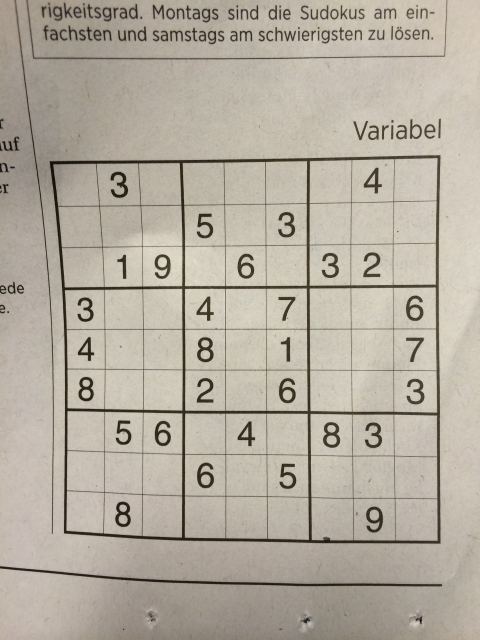
#> input picture test_images/other-sudoku.jpg, 960 x 1280 px (shown at 1/2 size)
$ python solver.py
#> lines starting #> are read from the running program, lines starting #| are printed output that depends on the picture; after the words box and inside, x2 and y2 are one past the last pixel; in counts of white or black regions, pixels touching at a corner belong together
### functions/utils.py
import cv2
import operator
import numpy as np
#from matplotlib import pyplot as plt


# [70 lines left out: functions plot_many_images, show_image, show_digits, convert_when_colour, display_points, display_rects and 1 more, not called in this run]


def pre_process_image(img, skip_dilate=False):
    """Uses a blurring function, adaptive thresholding and dilation to expose the main features of an image."""

    # Gaussian blur with a kernal size (height, width) of 9.
    # Note that kernal sizes must be positive and odd and the kernel must be square.
    proc = cv2.GaussianBlur(img.copy(), (9, 9), 0)

    # Adaptive threshold using 11 nearest neighbour pixels
    proc = cv2.adaptiveThreshold(proc, 255, cv2.ADAPTIVE_THRESH_GAUSSIAN_C, cv2.THRESH_BINARY, 11, 2)

    # Invert colours, so gridlines have non-zero pixel values.
    # Necessary to dilate the image, otherwise will look like erosion instead.
    proc = cv2.bitwise_not(proc, proc)

    if not skip_dilate:
        # Dilate the image to increase the size of the grid lines.
        kernel = np.array([[0., 1., 0.], [1., 1., 1.], [0., 1., 0.]], np.uint8)
        proc = cv2.dilate(proc, kernel)

    return proc


def find_corners_of_largest_polygon(img):
    """Finds the 4 extreme corners of the largest contour in the image."""
    contours, h = cv2.findContours(img.copy(), cv2.RETR_EXTERNAL, cv2.CHAIN_APPROX_SIMPLE)  # Find contours
    contours = sorted(contours, key=cv2.contourArea, reverse=True)  # Sort by area, descending
    polygon = contours[0]  # Largest image

    # Use of `operator.itemgetter` with `max` and `min` allows us to get the index of the point
    # Each point is an array of 1 coordinate, hence the [0] getter, then [0] or [1] used to get x and y respectively.

    # Bottom-right point has the largest (x + y) value
    # Top-left has point smallest (x + y) value
    # Bottom-left point has smallest (x - y) value
    # Top-right point has largest (x - y) value
    bottom_right, _ = max(enumerate([pt[0][0] + pt[0][1] for pt in polygon]), key=operator.itemgetter(1))
    top_left, _ = min(enumerate([pt[0][0] + pt[0][1] for pt in polygon]), key=operator.itemgetter(1))
    bottom_left, _ = min(enumerate([pt[0][0] - pt[0][1] for pt in polygon]), key=operator.itemgetter(1))
    top_right, _ = max(enumerate([pt[0][0] - pt[0][1] for pt in polygon]), key=operator.itemgetter(1))

    # Return an array of all 4 points using the indices
    # Each point is in its own array of one coordinate
    return [polygon[top_left][0], polygon[top_right][0], polygon[bottom_right][0], polygon[bottom_left][0]]


def distance_between(p1, p2):
    """Returns the scalar distance between two points"""
    a = p2[0] - p1[0]
    b = p2[1] - p1[1]
    return np.sqrt((a ** 2) + (b ** 2))


def crop_and_warp(img, crop_rect):
    """Crops and warps a rectangular section from an image into a square of similar size."""

    # Rectangle described by top left, top right, bottom right and bottom left points
    top_left, top_right, bottom_right, bottom_left = crop_rect[0], crop_rect[1], crop_rect[2], crop_rect[3]

    # Explicitly set the data type to float32 or `getPerspectiveTransform` will throw an error
    src = np.array([top_left, top_right, bottom_right, bottom_left], dtype='float32')

    # Get the longest side in the rectangle
    side = max([
        distance_between(bottom_right, top_right),
        distance_between(top_left, bottom_left),
        distance_between(bottom_right, bottom_left),
        distance_between(top_left, top_right)
    ])

    # Describe a square with side of the calculated length, this is the new perspective we want to warp to
    dst = np.array([[0, 0], [side - 1, 0], [side - 1, side - 1], [0, side - 1]], dtype='float32')

    # Gets the transformation matrix for skewing the image to fit a square by comparing the 4 before and after points
    m = cv2.getPerspectiveTransform(src, dst)

    # Performs the transformation on the original image
    return cv2.warpPerspective(img, m, (int(side), int(side)))


def infer_grid(img):
    """Infers 81 cell grid from a square image."""
    squares = []
    side = img.shape[:1]
    side = side[0] / 9

    # Note that we swap j and i here so the rectangles are stored in the list reading left-right instead of top-down.
    for j in range(9):
        for i in range(9):
            p1 = (i * side, j * side)  # Top left corner of a bounding box
            p2 = ((i + 1) * side, (j + 1) * side)  # Bottom right corner of bounding box
            squares.append((p1, p2))
    return squares


def cut_from_rect(img, rect):
    """Cuts a rectangle from an image using the top left and bottom right points."""
    return img[int(rect[0][1]):int(rect[1][1]), int(rect[0][0]):int(rect[1][0])]


def scale_and_centre(img, size, margin=0, background=0):
    """Scales and centres an image onto a new background square."""
    h, w = img.shape[:2]

    def centre_pad(length):
        """Handles centering for a given length that may be odd or even."""
        if length % 2 == 0:
            side1 = int((size - length) / 2)
            side2 = side1
        else:
            side1 = int((size - length) / 2)
            side2 = side1 + 1
        return side1, side2

    def scale(r, x):
        return int(r * x)

    if h > w:
        t_pad = int(margin / 2)
        b_pad = t_pad
        ratio = (size - margin) / h
        w, h = scale(ratio, w), scale(ratio, h)
        l_pad, r_pad = centre_pad(w)
    else:
        l_pad = int(margin / 2)
        r_pad = l_pad
        ratio = (size - margin) / w
        w, h = scale(ratio, w), scale(ratio, h)
        t_pad, b_pad = centre_pad(h)

    # img = cv2.resize(img, (w, h))
    #img = cv2.copyMakeBorder(img, t_pad, b_pad, l_pad, r_pad, cv2.BORDER_CONSTANT, None, background)
    return cv2.resize(img, (size,size))


def find_largest_feature(inp_img, scan_tl=None, scan_br=None):
    """
    Uses the fact the `floodFill` function returns a bounding box of the area it filled to find the biggest
    connected pixel structure in the image. Fills this structure in white, reducing the rest to black.
    """
    img = inp_img.copy()  # Copy the image, leaving the original untouched
    height, width = img.shape[:2]

    max_area = 0
    seed_point = (None, None)

    if scan_tl is None:
        scan_tl = [0, 0]

    if scan_br is None:
        scan_br = [width, height]

    # Loop through the image
    for x in range(scan_tl[0], scan_br[0]):
        for y in range(scan_tl[1], scan_br[1]):
            # Only operate on light or white squares
            if img.item(y, x) == 255 and x < width and y < height:  # Note that .item() appears to take input as y, x
                area = cv2.floodFill(img, None, (x, y), 64)
                if area[0] > max_area:  # Gets the maximum bound area which should be the grid
                    max_area = area[0]
                    seed_point = (x, y)

    # Colour everything grey (compensates for features outside of our middle scanning range
    for x in range(width):
        for y in range(height):
            if img.item(y, x) == 255 and x < width and y < height:
                cv2.floodFill(img, None, (x, y), 64)

    mask = np.zeros((height + 2, width + 2), np.uint8)  # Mask that is 2 pixels bigger than the image

    # Highlight the main feature
    if all([p is not None for p in seed_point]):
        cv2.floodFill(img, mask, seed_point, 255)

    top, bottom, left, right = height, 0, width, 0

    for x in range(width):
        for y in range(height):
            if img.item(y, x) == 64:  # Hide anything that isn't the main feature
                cv2.floodFill(img, mask, (x, y), 0)

            # Find the bounding parameters
            if img.item(y, x) == 255:
                top = y if y < top else top
                bottom = y if y > bottom else bottom
                left = x if x < left else left
                right = x if x > right else right

    bbox = [[left, top], [right, bottom]]
    return img, np.array(bbox, dtype='float32'), seed_point


def extract_digit(img, rect, size):
    """Extracts a digit (if one exists) from a Sudoku square."""

    digit = cut_from_rect(img, rect)  # Get the digit box from the whole square

    # Use fill feature finding to get the largest feature in middle of the box
    # Margin used to define an area in the middle we would expect to find a pixel belonging to the digit
    h, w = digit.shape[:2]
    margin = int(np.mean([h, w]) / 2.5)
    _, bbox, seed = find_largest_feature(digit, [margin, margin], [w - margin, h - margin])
    digit = cut_from_rect(digit, bbox)

    # Scale and pad the digit so that it fits a square of the digit size we're using for machine learning
    w = bbox[1][0] - bbox[0][0]
    h = bbox[1][1] - bbox[0][1]

    # Ignore any small bounding boxes
    if w > 0 and h > 0 and (w * h) > 100 and len(digit) > 0:
        return  scale_and_centre(digit, size, 4)
    else:
        return np.zeros((size, size), np.uint8)


def get_digits(img, squares, size):
    """Extracts digits from their cells and builds an array"""
    digits = []
    img = pre_process_image(img.copy(), skip_dilate=True)
    for square in squares:
        digits.append(extract_digit(img, square, size))

    # print("#################### : ")
    # for i in digits:
    # 	print(i)

    return digits


def get_possible(digits):
	"""Filter out the cells having some number printed for applying CNN"""
	cnn_verdict = []
	for digit in digits:
		if np.count_nonzero(digit) > 50:
			cnn_verdict.append((digit, 1))
		else:
			cnn_verdict.append((digit, 0))
	return cnn_verdict


def show_matrix(cnn_verdict):
    for block in cnn_verdict:
        print(block[1])

### functions/cnn.py
from tensorflow.keras.models import model_from_json

def get_trained_model():

    json_file = open('./CNN_Model_Parameters/mnist_model.json', 'r')
    loaded_model_json = json_file.read()
    json_file.close()
    loaded_model = model_from_json(loaded_model_json)

    loaded_model.load_weights("./CNN_Model_Parameters/mnist_model.h5")
    #print("Loaded model from disk")

    #print(loaded_model.predict(img.reshape(28,28,1)))
    return loaded_model


#get_trained_model()

### solver.py
#from .functions.utils import *
#from .functions.cnn import *
import functions as f
import numpy as np
import cv2
import os

def generate_matrix(cnn_verdict):
    model = f.get_trained_model()
    arr = [[0, 0, 0, 0, 0, 0, 0, 0, 0],
     [0, 0, 0, 0, 0, 0, 0, 0, 0],
     [0, 0, 0, 0, 0, 0, 0, 0, 0],
     [0, 0, 0, 0, 0, 0, 0, 0, 0],
     [0, 0, 0, 0, 0, 0, 0, 0, 0],
     [0, 0, 0, 0, 0, 0, 0, 0, 0],
     [0, 0, 0, 0, 0, 0, 0, 0, 0],
     [0, 0, 0, 0, 0, 0, 0, 0, 0],
     [0, 0, 0, 0, 0, 0, 0, 0, 0]]
    for i in range(9):
        for j in range(9):
            if cnn_verdict[9*i + j][1]:
                img = cnn_verdict[9*i + j][0]/255
                a = model.predict(img.reshape(1,28,28,1))
                if (np.argmax(a)==0):
                    print(a)
                    a[0][0]=0
                arr[i][j] = np.argmax(a)

    return arr


def main():

    path = os.path.abspath('./test_images/other-sudoku.jpg')
    original = cv2.imread(path, cv2.IMREAD_GRAYSCALE)
#> original: shape (1280, 960); min 4, max 231, mean 173.8
    processed = f.pre_process_image(original)
#> in pre_process_image, `proc = cv2.adaptiveThreshold(proc, 255, cv2.ADAPTIVE_THRESH_GAUSSIAN_C..`:
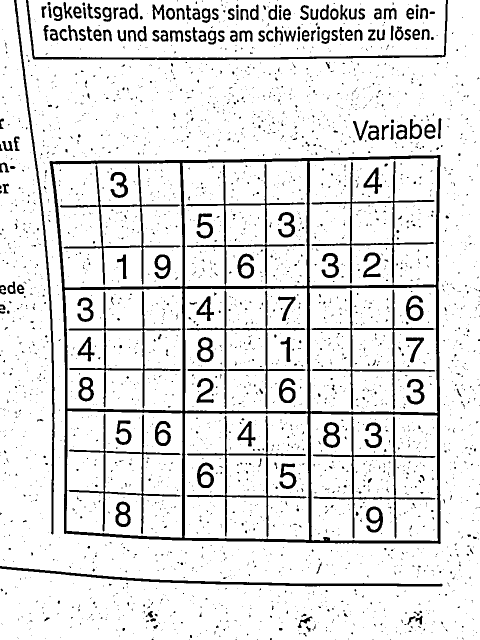
#> proc: shape (1280, 960) (shown at 1/2 size); 88.9% white; 3222 black regions (2985 under 20 px), largest, box (x1, y1, x2, y2) and area: (99, 310, 882, 1088) 34326, (52, 0, 896, 120) 4567, (0, 1132, 885, 1173) 4567
#> in pre_process_image, `proc = cv2.dilate(proc, kernel)`:
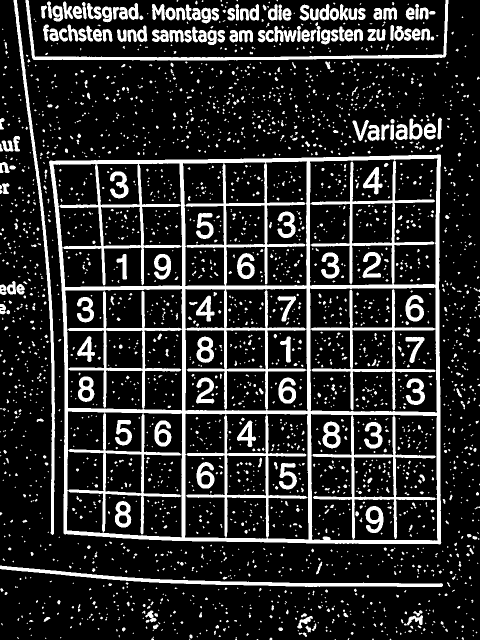
#> proc: shape (1280, 960) (shown at 1/2 size); 17.2% white; 2801 white regions (2027 under 20 px)
    corners = f.find_corners_of_largest_polygon(processed)
#> in find_corners_of_largest_polygon, `contours, h = cv2.findContours(img.copy(), cv2.RETR_EXTERNAL, cv2.CHAI..`: contours = 1581 contours, 1345 with area under 20; largest, box (x1, y1, x2, y2) and area: (98, 309, 883, 1089) 579204, (51, 0, 897, 121) 5610, (27, 0, 110, 1070) 5510, (0, 1131, 886, 1174) 5450, (818, 237, 845, 280) 740; h = 1581 rows, first 6: [1, -1, -1, -1], [2, 0, -1, -1], [3, 1, -1, -1], [4, 2, -1, -1], [5, 3, -1, -1], [6, 4, -1, -1]
#> in find_corners_of_largest_polygon, `polygon = contours[0]`: polygon = contour of 258 points, box (x1, y1, x2, y2) (98, 309, 883, 1089), area 579204
#> in find_corners_of_largest_polygon, `bottom_right, _ = max(enumerate([pt[0][0] + pt[0][1] for pt in polygon..`: bottom_right = 206
#> in find_corners_of_largest_polygon, `top_left, _ = min(enumerate([pt[0][0] + pt[0][1] for pt in polygon]), ..`: top_left = 50
#> in find_corners_of_largest_polygon, `bottom_left, _ = min(enumerate([pt[0][0] - pt[0][1] for pt in polygon]..`: bottom_left = 132
#> in find_corners_of_largest_polygon, `top_right, _ = max(enumerate([pt[0][0] - pt[0][1] for pt in polygon]),..`: top_right = 256
#> corners = [[100, 321], [881, 310], [880, 1088], [127, 1066]]
    cropped = f.crop_and_warp(original, corners)
#> in crop_and_warp, `top_left, top_right, bottom_right, bottom_left = crop_rect[0], crop_re..`: top_left = [100, 321]; top_right = [881, 310]; bottom_right = [880, 1088]; bottom_left = [127, 1066]
#> in crop_and_warp, `src = np.array([top_left, top_right, bottom_right, bottom_left], dtype..`: src = [[100, 321], [881, 310], [880, 1088], [127, 1066]]
#> in distance_between, `a = p2[0] - p1[0]`: a = 1
#> in distance_between, `b = p2[1] - p1[1]`: b = -778
#> in crop_and_warp, `side = max([ distance_between(bottom_right, top_right), distance_betwe..`: side = 781.1
#> in crop_and_warp, `dst = np.array([[0, 0], [side - 1, 0], [side - 1, side - 1], [0, side ..`: dst = [[0, 0], [780.1, 0], [780.1, 780.1], [0, 780.1]]
#> in crop_and_warp, `m = cv2.getPerspectiveTransform(src, dst)`: m = [[1.03, -0.0374, -91.28], [0.0141, 0.999, -322], [5.69e-05, -4.96e-05, 1]]
#> in crop_and_warp, `return cv2.warpPerspective(img, m, (int(side), int(side)))`:
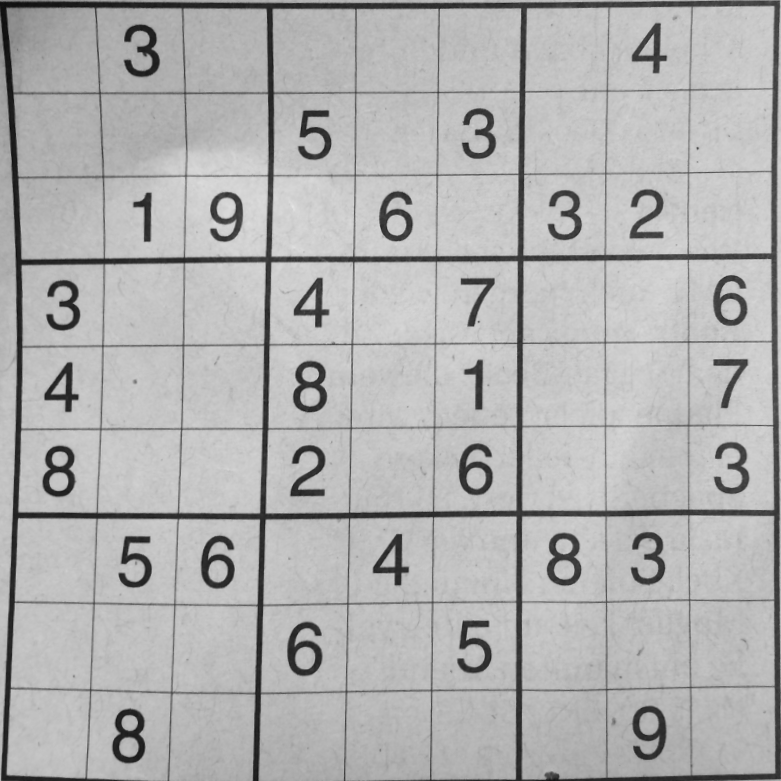
#> returned value: shape (781, 781); min 13, max 228, mean 177.2
    squares = f.infer_grid(cropped)
#> squares = 81 items
    digits = f.get_digits(cropped, squares, 28)
#> call 2 of pre_process_image, with skip_dilate = True
#> in pre_process_image (call 2), `proc = cv2.adaptiveThreshold(proc, 255, cv2.ADAPTIVE_THRESH_GAUSSIAN_C..`:
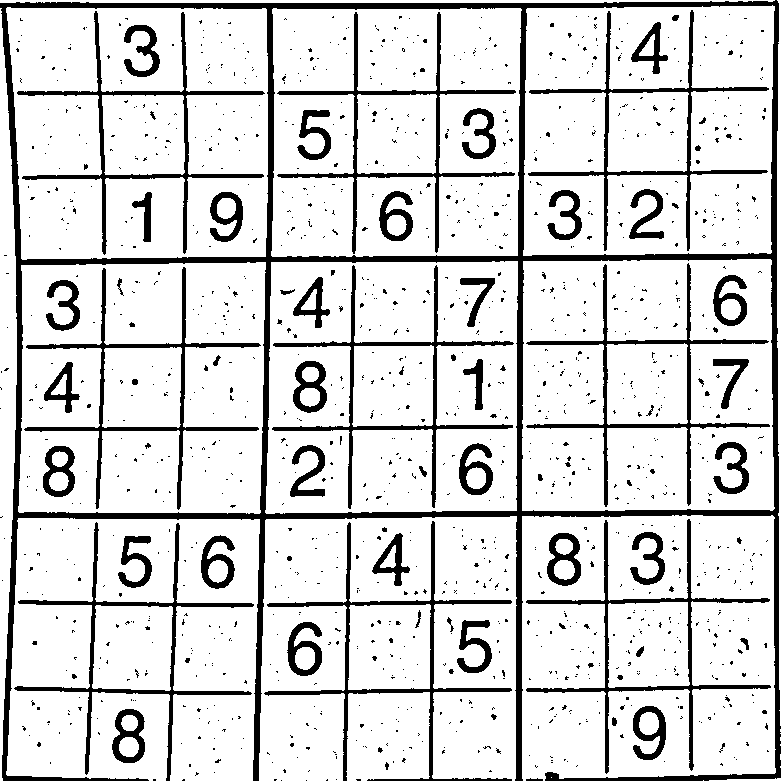
#> proc: shape (781, 781); 84.7% white; 1321 black regions (1246 under 20 px), largest, box (x1, y1, x2, y2) and area: (0, 0, 781, 781) 31636, (264, 521, 512, 781) 4162, (14, 522, 254, 781) 3766
#> the loop in get_digits, `for square in squares:` made 81 passes
#> square on passes 37 to 48: ((0, 347.1), (86.78, 433.9)), ((86.78, 347.1), (173.6, 433.9)), ((173.6, 347.1), (260.3, 433.9)), ((260.3, 347.1), (347.1, 433.9)), ((347.1, 347.1), (433.9, 433.9)), ((433.9, 347.1), (520.7, 433.9)), ((520.7, 347.1), (607.4, 433.9)), ((607.4, 347.1), (694.2, 433.9)), ((694.2, 347.1), (781, 433.9)), ((0, 433.9), (86.78, 520.7)), ((86.78, 433.9), (173.6, 520.7)), ((173.6, 433.9), (260.3, 520.7))
#> square on passes 2, 8, 13, 15, 20, 21: ((86.78, 0), (173.6, 86.78)), ((607.4, 0), (694.2, 86.78)), ((260.3, 86.78), (347.1, 173.6)), ((433.9, 86.78), (520.7, 173.6)), ((86.78, 173.6), (173.6, 260.3)), ((173.6, 173.6), (260.3, 260.3))
#> pass 1, in extract_digit, `digit = cut_from_rect(img, rect)`:
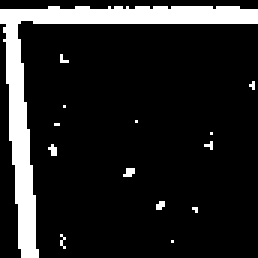
#> digit: shape (86, 86) (shown 3 times larger); 13.2% white; 14 white regions (13 under 20 px), largest, box (x1, y1, x2, y2) and area: (0, 2, 86, 86) 926
#> pass 2, in extract_digit (call 2), `digit = cut_from_rect(digit, bbox)`:
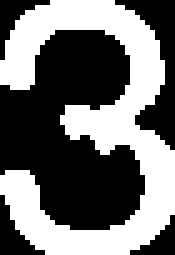
#> digit: shape (51, 35) (shown 5 times larger); 43.9% white; 1 white region, box (x1, y1, x2, y2) and area: (0, 0, 35, 51) 783
#> pass 3, in extract_digit (call 3), `digit = cut_from_rect(img, rect)`:
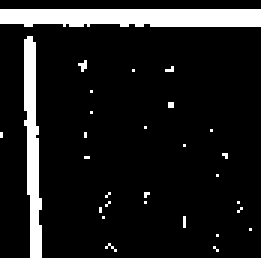
#> digit: shape (86, 87) (shown 3 times larger); 11.1% white; 29 white regions (27 under 20 px), largest, box (x1, y1, x2, y2) and area: (0, 3, 87, 9) 488, (8, 12, 14, 86) 283

    cnn_verdict = f.get_possible(digits)
#> the loop in get_possible, `for digit in digits:` made 81 passes
    arr = generate_matrix(cnn_verdict)
#> (reads CNN_Model_Parameters/mnist_model.json from the repository)

	# This sends to stdout stream which goes back to node backend
    for i in range(9):
         print(arr[i][0], arr[i][1], arr[i][2], arr[i][3], arr[i][4], arr[i][5], arr[i][6], arr[i][7], arr[i][8])


    # [6 lines of commented-out code are left out]


if __name__ == '__main__':
    main()
#> (the call stopped at in get_trained_model, `loaded_model = model_from_json(loaded_model_json)`: tensorflow is not available in this run)
